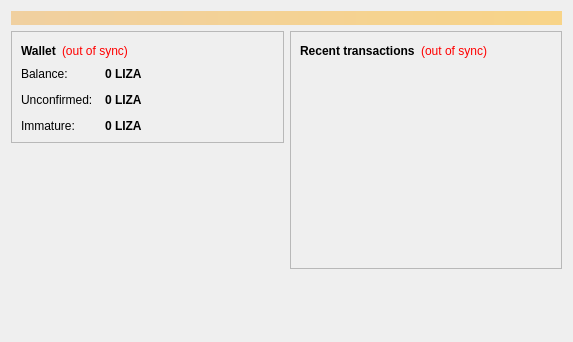
<?xml version="1.0" encoding="UTF-8"?>
<ui version="4.0">
 <class>OverviewPage</class>
 <widget class="QWidget" name="OverviewPage">
  <property name="geometry">
   <rect>
    <x>0</x>
    <y>0</y>
    <width>573</width>
    <height>342</height>
   </rect>
  </property>
  <property name="windowTitle">
   <string>Form</string>
  </property>
  <layout class="QVBoxLayout" name="topLayout">
   <item>
    <widget class="QLabel" name="labelAlerts">
     <property name="visible">
      <bool>false</bool>
     </property>
     <property name="styleSheet">
      <string notr="true">background-color: qlineargradient(x1: 0, y1: 0, x2: 1, y2: 0, stop:0 #F0D0A0, stop:1 #F8D488); color:#000000;</string>
     </property>
     <property name="wordWrap">
      <bool>true</bool>
     </property>
     <property name="margin">
      <number>3</number>
     </property>
    </widget>
   </item>
   <item>
    <layout class="QHBoxLayout" name="horizontalLayout" stretch="1,1">
     <item>
      <layout class="QVBoxLayout" name="verticalLayout_2">
       <item>
        <widget class="QFrame" name="frame">
         <property name="frameShape">
          <enum>QFrame::StyledPanel</enum>
         </property>
         <property name="frameShadow">
          <enum>QFrame::Raised</enum>
         </property>
         <layout class="QVBoxLayout" name="verticalLayout_4">
          <item>
           <layout class="QHBoxLayout" name="horizontalLayout_4">
            <item>
             <widget class="QLabel" name="label_5">
              <property name="font">
               <font>
                <weight>75</weight>
                <bold>true</bold>
               </font>
              </property>
              <property name="text">
               <string>Wallet</string>
              </property>
             </widget>
            </item>
            <item>
             <widget class="QLabel" name="labelWalletStatus">
              <property name="toolTip">
               <string>The displayed information may be out of date. Your wallet automatically synchronizes with the BitcoinLiza network after a connection is established, but this process has not completed yet.</string>
              </property>
              <property name="styleSheet">
               <string notr="true">QLabel { color: red; }</string>
              </property>
              <property name="text">
               <string notr="true">(out of sync)</string>
              </property>
              <property name="alignment">
               <set>Qt::AlignLeading|Qt::AlignLeft|Qt::AlignVCenter</set>
              </property>
             </widget>
            </item>
            <item>
             <spacer name="horizontalSpacer_2">
              <property name="orientation">
               <enum>Qt::Horizontal</enum>
              </property>
              <property name="sizeHint" stdset="0">
               <size>
                <width>40</width>
                <height>20</height>
               </size>
              </property>
             </spacer>
            </item>
           </layout>
          </item>
          <item>
           <layout class="QFormLayout" name="formLayout_2">
            <property name="fieldGrowthPolicy">
             <enum>QFormLayout::AllNonFixedFieldsGrow</enum>
            </property>
            <property name="horizontalSpacing">
             <number>12</number>
            </property>
            <property name="verticalSpacing">
             <number>12</number>
            </property>
            <item row="0" column="0">
             <widget class="QLabel" name="label">
              <property name="text">
               <string>Balance:</string>
              </property>
             </widget>
            </item>
            <item row="0" column="1">
             <widget class="QLabel" name="labelBalance">
              <property name="font">
               <font>
                <weight>75</weight>
                <bold>true</bold>
               </font>
              </property>
              <property name="cursor">
               <cursorShape>IBeamCursor</cursorShape>
              </property>
              <property name="toolTip">
               <string>Your current balance</string>
              </property>
              <property name="text">
               <string notr="true">0 LIZA</string>
              </property>
              <property name="textInteractionFlags">
               <set>Qt::LinksAccessibleByMouse|Qt::TextSelectableByKeyboard|Qt::TextSelectableByMouse</set>
              </property>
             </widget>
            </item>
            <item row="1" column="0">
             <widget class="QLabel" name="label_3">
              <property name="text">
               <string>Unconfirmed:</string>
              </property>
             </widget>
            </item>
            <item row="1" column="1">
             <widget class="QLabel" name="labelUnconfirmed">
              <property name="font">
               <font>
                <weight>75</weight>
                <bold>true</bold>
               </font>
              </property>
              <property name="cursor">
               <cursorShape>IBeamCursor</cursorShape>
              </property>
              <property name="toolTip">
               <string>Total of transactions that have yet to be confirmed, and do not yet count toward the current balance</string>
              </property>
              <property name="text">
               <string notr="true">0 LIZA</string>
              </property>
              <property name="textInteractionFlags">
               <set>Qt::LinksAccessibleByMouse|Qt::TextSelectableByKeyboard|Qt::TextSelectableByMouse</set>
              </property>
             </widget>
            </item>
            <item row="2" column="0">
             <widget class="QLabel" name="labelImmatureText">
              <property name="text">
               <string>Immature:</string>
              </property>
             </widget>
            </item>
            <item row="2" column="1">
             <widget class="QLabel" name="labelImmature">
              <property name="font">
               <font>
                <weight>75</weight>
                <bold>true</bold>
               </font>
              </property>
              <property name="toolTip">
               <string>Mined balance that has not yet matured</string>
              </property>
              <property name="text">
               <string notr="true">0 LIZA</string>
              </property>
              <property name="textInteractionFlags">
               <set>Qt::LinksAccessibleByMouse|Qt::TextSelectableByKeyboard|Qt::TextSelectableByMouse</set>
              </property>
             </widget>
            </item>
           </layout>
          </item>
         </layout>
        </widget>
       </item>
       <item>
        <spacer name="verticalSpacer">
         <property name="orientation">
          <enum>Qt::Vertical</enum>
         </property>
         <property name="sizeHint" stdset="0">
          <size>
           <width>20</width>
           <height>40</height>
          </size>
         </property>
        </spacer>
       </item>
      </layout>
     </item>
     <item>
      <layout class="QVBoxLayout" name="verticalLayout_3">
       <item>
        <widget class="QFrame" name="frame_2">
         <property name="frameShape">
          <enum>QFrame::StyledPanel</enum>
         </property>
         <property name="frameShadow">
          <enum>QFrame::Raised</enum>
         </property>
         <layout class="QVBoxLayout" name="verticalLayout">
          <item>
           <layout class="QHBoxLayout" name="horizontalLayout_2">
            <item>
             <widget class="QLabel" name="label_4">
              <property name="text">
               <string>&lt;b&gt;Recent transactions&lt;/b&gt;</string>
              </property>
             </widget>
            </item>
            <item>
             <widget class="QLabel" name="labelTransactionsStatus">
              <property name="toolTip">
               <string>The displayed information may be out of date. Your wallet automatically synchronizes with the BitcoinLiza network after a connection is established, but this process has not completed yet.</string>
              </property>
              <property name="styleSheet">
               <string notr="true">QLabel { color: red; }</string>
              </property>
              <property name="text">
               <string notr="true">(out of sync)</string>
              </property>
              <property name="alignment">
               <set>Qt::AlignRight|Qt::AlignTrailing|Qt::AlignVCenter</set>
              </property>
             </widget>
            </item>
            <item>
             <spacer name="horizontalSpacer">
              <property name="orientation">
               <enum>Qt::Horizontal</enum>
              </property>
              <property name="sizeHint" stdset="0">
               <size>
                <width>40</width>
                <height>20</height>
               </size>
              </property>
             </spacer>
            </item>
           </layout>
          </item>
          <item>
           <widget class="QListView" name="listTransactions">
            <property name="styleSheet">
             <string notr="true">QListView { background: transparent; }</string>
            </property>
            <property name="frameShape">
             <enum>QFrame::NoFrame</enum>
            </property>
            <property name="verticalScrollBarPolicy">
             <enum>Qt::ScrollBarAlwaysOff</enum>
            </property>
            <property name="horizontalScrollBarPolicy">
             <enum>Qt::ScrollBarAlwaysOff</enum>
            </property>
            <property name="selectionMode">
             <enum>QAbstractItemView::NoSelection</enum>
            </property>
           </widget>
          </item>
         </layout>
        </widget>
       </item>
       <item>
        <spacer name="verticalSpacer_2">
         <property name="orientation">
          <enum>Qt::Vertical</enum>
         </property>
         <property name="sizeHint" stdset="0">
          <size>
           <width>20</width>
           <height>40</height>
          </size>
         </property>
        </spacer>
       </item>
      </layout>
     </item>
    </layout>
   </item>
  </layout>
 </widget>
 <resources/>
 <connections/>
</ui>
